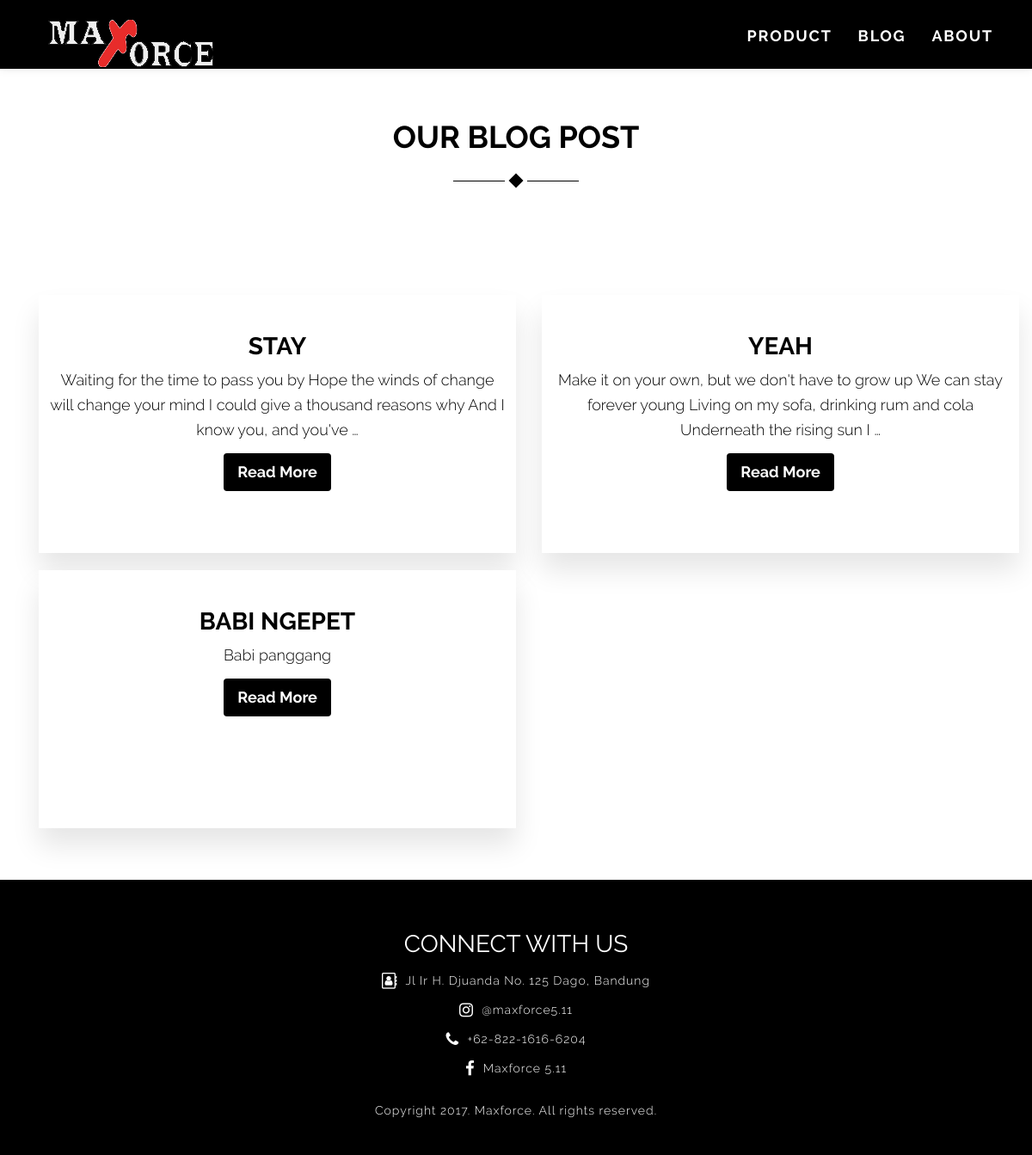
/articles/, run on an earlier commit of the app's database.
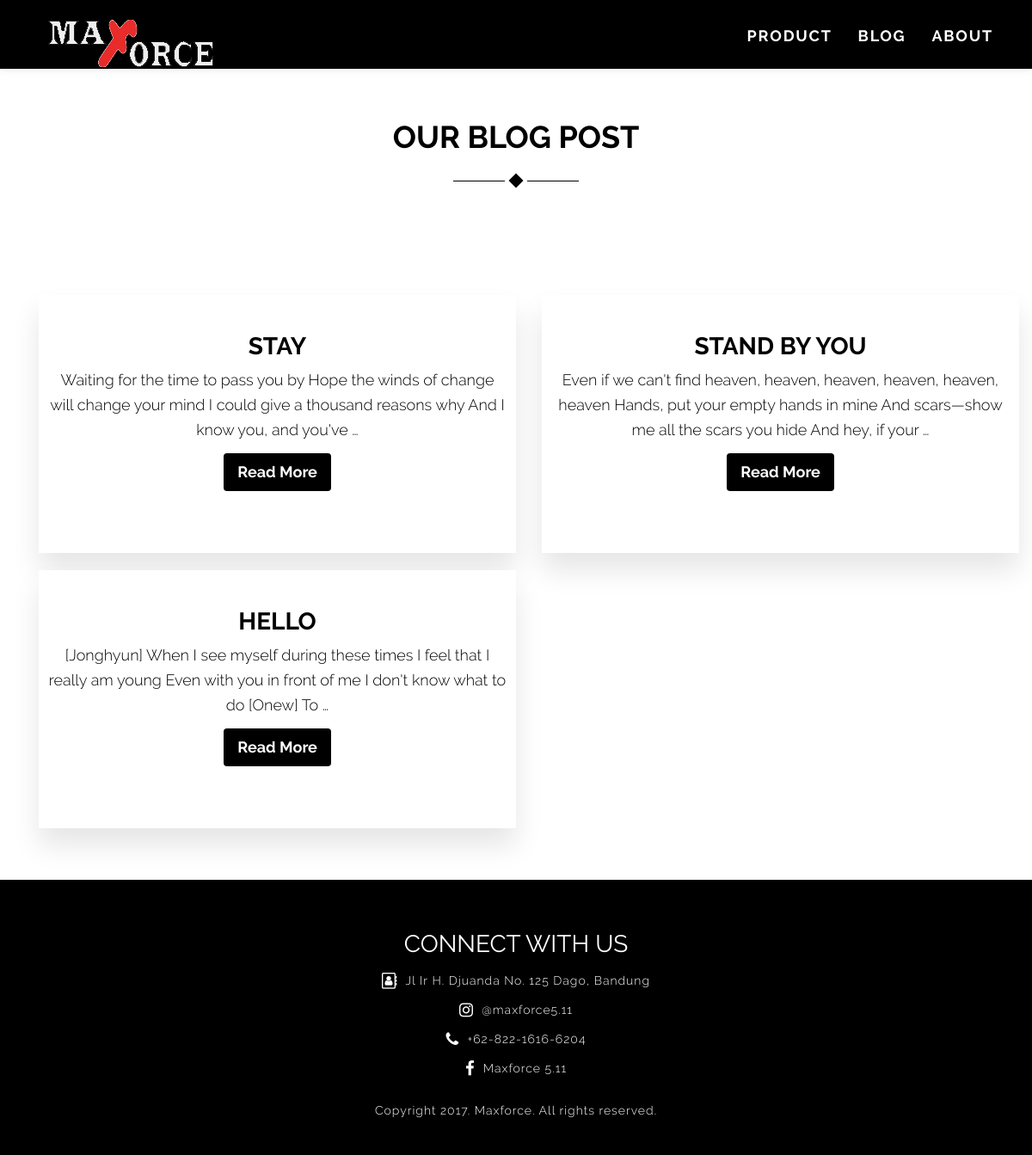
And on a later commit of the database.
### shop/models.py (models this page shows)
class Article(models.Model):
    title = models.CharField(max_length=50)
    description = models.TextField()
    created_at = models.DateTimeField(auto_now_add=True)
    updated_at = models.DateTimeField(auto_now=True)

### shop/views.py (the view)
# urls.py: url(r'^articles/$', views.articles, name='articles'),
def articles(request):
    template_name = 'shop/articles.html'
    articles = Article.objects.all
    return render(request, template_name, { 'articles' : articles })

### shop/templates/shop/articles.html
{% extends 'shop/base.html' %}
{% load static %}
{% block content %}
<div class="container" style="margin-top: 100px;">
	<div class="text-center text-title pd-t-20 pd-b-40">
		<h1>OUR BLOG POST</h1>
		<div class="group-shape">
			<div id="element1">  <hr></div>
			<div id="element2">  <div class="diamond-small"></div> </div>
			<div id="element3">  <hr> </div>
		</div>
		<div class="container pd-b-20" style="margin-top: 100px">
			<div class="row text-center">
				{% for article in articles %}
				<div class="col-md-6 col-sm-6 mg-b-20 pd-t-20">
					<div class="back-box">
						<div class="prod-text">
							<h2 class="text-uppercase text-bold">{{ article.title }}</h2>
							<p>{{ article.description|safe|truncatewords:"30"|linebreaks }}</p>
							<a href="{{ article.pk }}" type="button" class="btn btn-default btn-lg text-white">
								Read More
							</a>
						</div>
					</div>
				</div>
				{% endfor %}
			</div>
		</div>
	</div>
</div>
{% endblock %}

What changed in the data, as far as the page shows it:
changed Article: title "YEAH" → "STAND BY YOU"; description "Make it on your own, but we don't have to grow up We can stay forever young Living on my sofa, drinking rum and cola Underneath the rising sun I …" → "Even if we can't find heaven, heaven, heaven, heaven, heaven, heaven Hands, put your empty hands in mine And scars—show me all the scars you hide And hey, if your …"
changed Article: title "BABI NGEPET" → "HELLO"; description "Babi panggang" → "[Jonghyun] When I see myself during these times I feel that I really am young Even with you in front of me I don't know what to do [Onew] To …"
